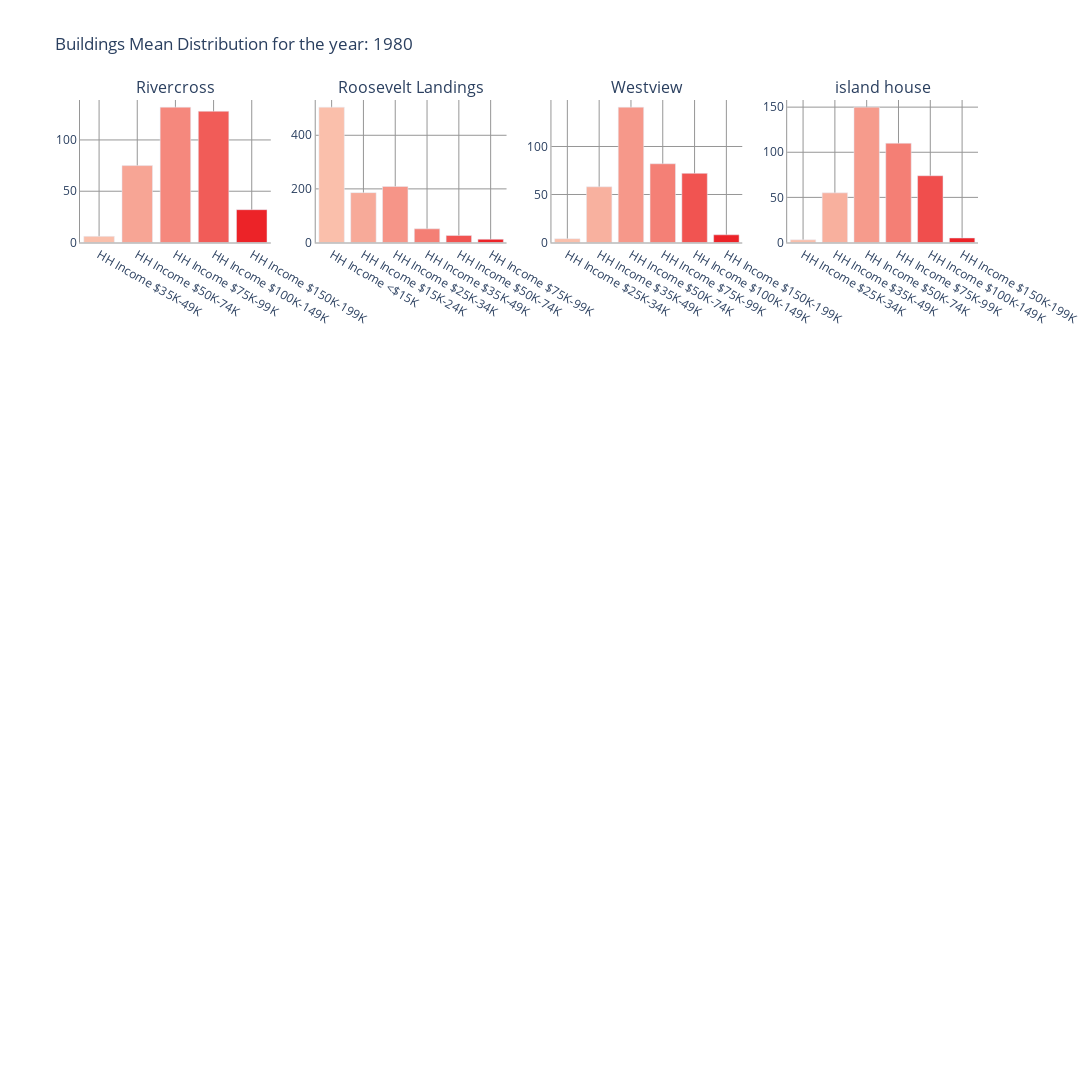

Notebook code cell kept with this figure:
### Markdown cell above
# Calibration

### Code cell
ridt_widgets.widget4()
age_fig_c_year,ds_cal = ridt_widgets.widget_4_action(df_ts_1)
age_fig_c_year.show()

### Figure 1 — Plotly figure (JSON) as saved in the notebook; plotly's stock layout.template omitted (floating-point values rounded to 4 significant figures)
{"data": [{"marker": {"color": [45510.0, 64630.0, 86330.0, 119600.0, 158600.0], "colorscale": [[0, "rgb(250,191,171)"], [0.08333, "rgb(248,176,158)"], [0.1667, "rgb(247,165,149)"], [0.25, "rgb(246,152,138)"], [0.3333, "rgb(245,141,129)"], [0.4167, "rgb(244,127,117)"], [0.5, "rgb(243,115,107)"], [0.5833, "rgb(242,102,96)"], [0.6667, "rgb(241,91,87)"], [0.75, "rgb(240,74,73)"], [0.8333, "rgb(239,62,63)"], [0.9167, "rgb(238,51,53)"], [1, "rgb(236,35,40)"]]}, "showlegend": false, "type": "bar", "x": ["HH Income $35K-49K", "HH Income $50K-74K", "HH Income $75K-99K", "HH Income $100K-149K", "HH Income $150K-199K"], "xaxis": "x", "y": [6, 75, 132, 128, 32], "yaxis": "y"}, {"marker": {"color": [10590.0, 19540.0, 29890.0, 40240.0, 60400.0, 81800.0], "colorscale": [[0, "rgb(250,191,171)"], [0.08333, "rgb(248,176,158)"], [0.1667, "rgb(247,165,149)"], [0.25, "rgb(246,152,138)"], [0.3333, "rgb(245,141,129)"], [0.4167, "rgb(244,127,117)"], [0.5, "rgb(243,115,107)"], [0.5833, "rgb(242,102,96)"], [0.6667, "rgb(241,91,87)"], [0.75, "rgb(240,74,73)"], [0.8333, "rgb(239,62,63)"], [0.9167, "rgb(238,51,53)"], [1, "rgb(236,35,40)"]]}, "showlegend": false, "type": "bar", "x": ["HH Income <$15K", "HH Income $15K-24K", "HH Income $25K-34K", "HH Income $35K-49K", "HH Income $50K-74K", "HH Income $75K-99K"], "xaxis": "x2", "y": [505, 186, 209, 51, 26, 12], "yaxis": "y2"}, {"marker": {"color": [34430.0, 43810.0, 64700.0, 84780.0, 120600.0, 157100.0], "colorscale": [[0, "rgb(250,191,171)"], [0.08333, "rgb(248,176,158)"], [0.1667, "rgb(247,165,149)"], [0.25, "rgb(246,152,138)"], [0.3333, "rgb(245,141,129)"], [0.4167, "rgb(244,127,117)"], [0.5, "rgb(243,115,107)"], [0.5833, "rgb(242,102,96)"], [0.6667, "rgb(241,91,87)"], [0.75, "rgb(240,74,73)"], [0.8333, "rgb(239,62,63)"], [0.9167, "rgb(238,51,53)"], [1, "rgb(236,35,40)"]]}, "showlegend": false, "type": "bar", "x": ["HH Income $25K-34K", "HH Income $35K-49K", "HH Income $50K-74K", "HH Income $75K-99K", "HH Income $100K-149K", "HH Income $150K-199K"], "xaxis": "x3", "y": [4, 58, 141, 82, 72, 8], "yaxis": "y3"}, {"marker": {"color": [34454, 44560.0, 62650.0, 84810.0, 122900.0, 155900.0], "colorscale": [[0, "rgb(250,191,171)"], [0.08333, "rgb(248,176,158)"], [0.1667, "rgb(247,165,149)"], [0.25, "rgb(246,152,138)"], [0.3333, "rgb(245,141,129)"], [0.4167, "rgb(244,127,117)"], [0.5, "rgb(243,115,107)"], [0.5833, "rgb(242,102,96)"], [0.6667, "rgb(241,91,87)"], [0.75, "rgb(240,74,73)"], [0.8333, "rgb(239,62,63)"], [0.9167, "rgb(238,51,53)"], [1, "rgb(236,35,40)"]]}, "showlegend": false, "type": "bar", "x": ["HH Income $25K-34K", "HH Income $35K-49K", "HH Income $50K-74K", "HH Income $75K-99K", "HH Income $100K-149K", "HH Income $150K-199K"], "xaxis": "x4", "y": [3, 55, 150, 110, 74, 5], "yaxis": "y4"}], "layout": {"annotations": [{"font": {"size": 16}, "showarrow": false, "text": "Rivercross", "x": 0.1062, "xanchor": "center", "xref": "paper", "y": 1, "yanchor": "bottom", "yref": "paper"}, {"font": {"size": 16}, "showarrow": false, "text": "Roosevelt Landings", "x": 0.3688, "xanchor": "center", "xref": "paper", "y": 1, "yanchor": "bottom", "yref": "paper"}, {"font": {"size": 16}, "showarrow": false, "text": "Westview", "x": 0.6313, "xanchor": "center", "xref": "paper", "y": 1, "yanchor": "bottom", "yref": "paper"}, {"font": {"size": 16}, "showarrow": false, "text": "island house", "x": 0.8938, "xanchor": "center", "xref": "paper", "y": 1, "yanchor": "bottom", "yref": "paper"}], "height": 1200, "plot_bgcolor": "rgba(255,255,255,0)", "title": {"text": "Buildings Mean Distribution for the year: 1980"}, "width": 1200, "xaxis": {"anchor": "y", "domain": [0, 0.2125], "gridcolor": "rgb(150,150,150)", "linecolor": "rgb(150,150,150)", "showgrid": true, "showline": true}, "xaxis10": {"anchor": "y10", "domain": [0.2625, 0.475], "gridcolor": "rgb(150,150,150)", "linecolor": "rgb(150,150,150)", "showgrid": true, "showline": true}, "xaxis11": {"anchor": "y11", "domain": [0.525, 0.7375], "gridcolor": "rgb(150,150,150)", "linecolor": "rgb(150,150,150)", "showgrid": true, "showline": true}, "xaxis12": {"anchor": "y12", "domain": [0.7875, 1], "gridcolor": "rgb(150,150,150)", "linecolor": "rgb(150,150,150)", "showgrid": true, "showline": true}, "xaxis13": {"anchor": "y13", "domain": [0, 0.2125], "gridcolor": "rgb(150,150,150)", "linecolor": "rgb(150,150,150)", "showgrid": true, "showline": true}, "xaxis14": {"anchor": "y14", "domain": [0.2625, 0.475], "gridcolor": "rgb(150,150,150)", "linecolor": "rgb(150,150,150)", "showgrid": true, "showline": true}, "xaxis15": {"anchor": "y15", "domain": [0.525, 0.7375], "gridcolor": "rgb(150,150,150)", "linecolor": "rgb(150,150,150)", "showgrid": true, "showline": true}, "xaxis16": {"anchor": "y16", "domain": [0.7875, 1], "gridcolor": "rgb(150,150,150)", "linecolor": "rgb(150,150,150)", "showgrid": true, "showline": true}, "xaxis2": {"anchor": "y2", "domain": [0.2625, 0.475], "gridcolor": "rgb(150,150,150)", "linecolor": "rgb(150,150,150)", "showgrid": true, "showline": true}, "xaxis3": {"anchor": "y3", "domain": [0.525, 0.7375], "gridcolor": "rgb(150,150,150)", "linecolor": "rgb(150,150,150)", "showgrid": true, "showline": true}, "xaxis4": {"anchor": "y4", "domain": [0.7875, 1], "gridcolor": "rgb(150,150,150)", "linecolor": "rgb(150,150,150)", "showgrid": true, "showline": true}, "xaxis5": {"anchor": "y5", "domain": [0, 0.2125], "gridcolor": "rgb(150,150,150)", "linecolor": "rgb(150,150,150)", "showgrid": true, "showline": true}, "xaxis6": {"anchor": "y6", "domain": [0.2625, 0.475], "gridcolor": "rgb(150,150,150)", "linecolor": "rgb(150,150,150)", "showgrid": true, "showline": true}, "xaxis7": {"anchor": "y7", "domain": [0.525, 0.7375], "gridcolor": "rgb(150,150,150)", "linecolor": "rgb(150,150,150)", "showgrid": true, "showline": true}, "xaxis8": {"anchor": "y8", "domain": [0.7875, 1], "gridcolor": "rgb(150,150,150)", "linecolor": "rgb(150,150,150)", "showgrid": true, "showline": true}, "xaxis9": {"anchor": "y9", "domain": [0, 0.2125], "gridcolor": "rgb(150,150,150)", "linecolor": "rgb(150,150,150)", "showgrid": true, "showline": true}, "yaxis": {"anchor": "x", "domain": [0.8438, 1], "gridcolor": "rgb(150,150,150)", "linecolor": "rgb(150,150,150)", "showgrid": true, "showline": true}, "yaxis10": {"anchor": "x10", "domain": [0.2812, 0.4375], "gridcolor": "rgb(150,150,150)", "linecolor": "rgb(150,150,150)", "showgrid": true, "showline": true}, "yaxis11": {"anchor": "x11", "domain": [0.2812, 0.4375], "gridcolor": "rgb(150,150,150)", "linecolor": "rgb(150,150,150)", "showgrid": true, "showline": true}, "yaxis12": {"anchor": "x12", "domain": [0.2812, 0.4375], "gridcolor": "rgb(150,150,150)", "linecolor": "rgb(150,150,150)", "showgrid": true, "showline": true}, "yaxis13": {"anchor": "x13", "domain": [0, 0.1562], "gridcolor": "rgb(150,150,150)", "linecolor": "rgb(150,150,150)", "showgrid": true, "showline": true}, "yaxis14": {"anchor": "x14", "domain": [0, 0.1562], "gridcolor": "rgb(150,150,150)", "linecolor": "rgb(150,150,150)", "showgrid": true, "showline": true}, "yaxis15": {"anchor": "x15", "domain": [0, 0.1562], "gridcolor": "rgb(150,150,150)", "linecolor": "rgb(150,150,150)", "showgrid": true, "showline": true}, "yaxis16": {"anchor": "x16", "domain": [0, 0.1562], "gridcolor": "rgb(150,150,150)", "linecolor": "rgb(150,150,150)", "showgrid": true, "showline": true}, "yaxis2": {"anchor": "x2", "domain": [0.8438, 1], "gridcolor": "rgb(150,150,150)", "linecolor": "rgb(150,150,150)", "showgrid": true, "showline": true}, "yaxis3": {"anchor": "x3", "domain": [0.8438, 1], "gridcolor": "rgb(150,150,150)", "linecolor": "rgb(150,150,150)", "showgrid": true, "showline": true}, "yaxis4": {"anchor": "x4", "domain": [0.8438, 1], "gridcolor": "rgb(150,150,150)", "linecolor": "rgb(150,150,150)", "showgrid": true, "showline": true}, "yaxis5": {"anchor": "x5", "domain": [0.5625, 0.7188], "gridcolor": "rgb(150,150,150)", "linecolor": "rgb(150,150,150)", "showgrid": true, "showline": true}, "yaxis6": {"anchor": "x6", "domain": [0.5625, 0.7188], "gridcolor": "rgb(150,150,150)", "linecolor": "rgb(150,150,150)", "showgrid": true, "showline": true}, "yaxis7": {"anchor": "x7", "domain": [0.5625, 0.7188], "gridcolor": "rgb(150,150,150)", "linecolor": "rgb(150,150,150)", "showgrid": true, "showline": true}, "yaxis8": {"anchor": "x8", "domain": [0.5625, 0.7188], "gridcolor": "rgb(150,150,150)", "linecolor": "rgb(150,150,150)", "showgrid": true, "showline": true}, "yaxis9": {"anchor": "x9", "domain": [0.2812, 0.4375], "gridcolor": "rgb(150,150,150)", "linecolor": "rgb(150,150,150)", "showgrid": true, "showline": true}}}
